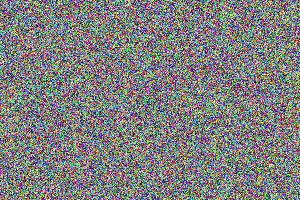
#> input picture 495/test_batch/img_0.jpg, 300 x 200 px; its folder holds only this picture in this run
$ python -i utils.py   (imports and definitions only)   (older library calls are emulated)
#> lines starting #> are read from the running program, lines starting #| are printed output that depends on the picture
#> further down, picture is the input picture: shape (200, 300, 3); mean B, G, R 127, 127, 127.5
import os
import glob
import cv2
import numpy as np
import matplotlib.pyplot as plt
from typing import List, Tuple


# [5 lines left out: function load_image, not called in this run]


def save_image(image_path: str, img: np.ndarray) -> None:
    cv2.imwrite(image_path, img)


# [225 lines left out: functions get_image_files, estimate_batch_haze_density, batch_dehaze, batch_dehaze_with_report, visualize_results, create_synthetic_hazy_image and 5 more, not called in this run]


def calculate_contrast(img: np.ndarray) -> float:
    gray = cv2.cvtColor(img, cv2.COLOR_BGR2GRAY).astype(np.float32)
    return np.std(gray)


# [89 lines left out: functions calculate_contrast_improvement, calculate_entropy, evaluate_dehazing, calculate_ssim, print_evaluation_report, not called in this run]


def adaptive_enhance(img: np.ndarray, haze_density: float = None,
                     strength: float = 0.5) -> np.ndarray:
#> called with strength = 0.5
    lab = cv2.cvtColor(img, cv2.COLOR_BGR2LAB)
#> lab: shape (200, 300, 3); mean of channels 0, 1, 2 135.4, 129.3, 128.5
    l, a, b = cv2.split(lab)
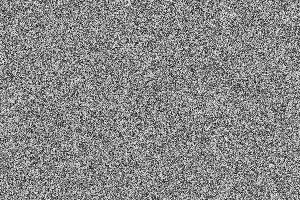
#> l: shape (200, 300); min 2, max 251, mean 135.4
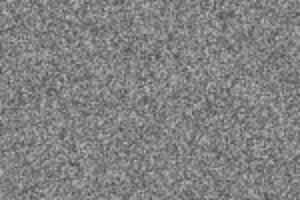
#> a: shape (200, 300); min 78, max 191, mean 129.3
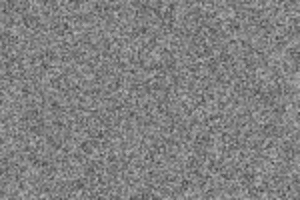
#> b: shape (200, 300); min 72, max 184, mean 128.5
    l_float = l.astype(np.float32) / 255.0
    if haze_density is not None:
        clip_limit = 1.0 + haze_density * 2.0
        tile_grid_size = max(4, int(8 - haze_density * 4))
    else:
        clip_limit = 2.0
        tile_grid_size = 8
    clahe = cv2.createCLAHE(clipLimit=clip_limit, tileGridSize=(tile_grid_size, tile_grid_size))
    l_enhanced = clahe.apply(l)
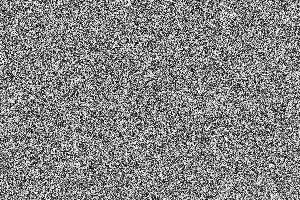
#> l_enhanced: shape (200, 300); min 1, max 255, mean 131.9
    gain = 1.0 + strength * 0.2
    l_enhanced = np.clip(l_enhanced * gain, 0, 255).astype(np.uint8)
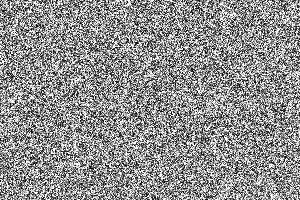
#> l_enhanced: shape (200, 300); min 1, max 255, mean 143.5
    lab_enhanced = cv2.merge((l_enhanced, a, b))
#> lab_enhanced: shape (200, 300, 3); mean of channels 0, 1, 2 143.5, 129.3, 128.5
    enhanced = cv2.cvtColor(lab_enhanced, cv2.COLOR_LAB2BGR)
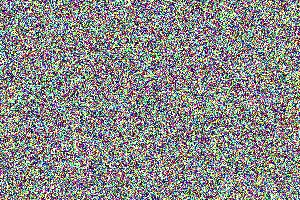
#> enhanced: shape (200, 300, 3); mean B, G, R 136.5, 137.1, 136.9
    return enhanced


# [10 lines left out: function dehaze_with_enhancement, not called in this run]

>>> import cv2
>>> picture = cv2.imread('test_batch/img_0.jpg')
>>> result = adaptive_enhance(picture)

$ run again, on 495/test_batch/img_1.jpg
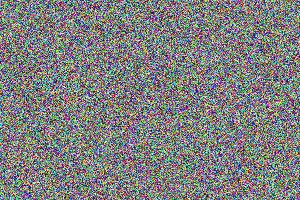
#> input picture 495/test_batch/img_1.jpg, 300 x 200 px
#> picture is the input picture: shape (200, 300, 3); mean B, G, R 127.5, 127.2, 126.9
#> lab: shape (200, 300, 3); mean of channels 0, 1, 2 135.4, 129.1, 128.2
#> in adaptive_enhance, `l_enhanced = np.clip(l_enhanced * gain, 0, 255).astype(np.uint8)`:
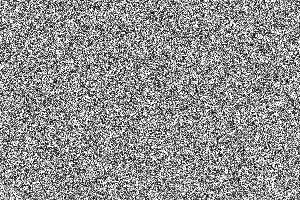
#> l_enhanced: shape (200, 300); min 1, max 255, mean 143.8
#> lab_enhanced: shape (200, 300, 3); mean of channels 0, 1, 2 143.8, 129.1, 128.2
#> in adaptive_enhance, `enhanced = cv2.cvtColor(lab_enhanced, cv2.COLOR_LAB2BGR)`:
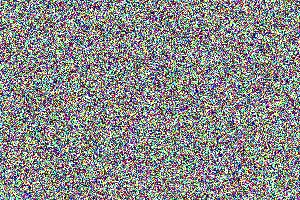
#> enhanced: shape (200, 300, 3); mean B, G, R 137.3, 137.6, 136.6

$ run again, on 495/test_batch/img_2.jpg
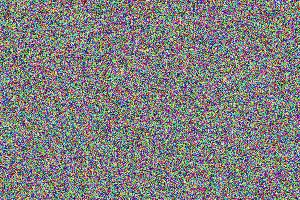
#> input picture 495/test_batch/img_2.jpg, 300 x 200 px
#> picture is the input picture: shape (200, 300, 3); mean B, G, R 127, 126.9, 127.5
#> lab: shape (200, 300, 3); mean of channels 0, 1, 2 135.3, 129.4, 128.5
#> in adaptive_enhance, `l_enhanced = np.clip(l_enhanced * gain, 0, 255).astype(np.uint8)`:
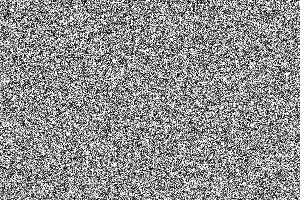
#> l_enhanced: shape (200, 300); min 1, max 255, mean 143.3
#> lab_enhanced: shape (200, 300, 3); mean of channels 0, 1, 2 143.3, 129.4, 128.5
#> in adaptive_enhance, `enhanced = cv2.cvtColor(lab_enhanced, cv2.COLOR_LAB2BGR)`:
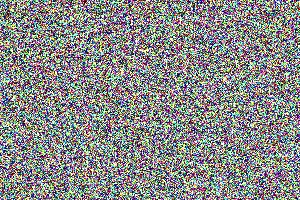
#> enhanced: shape (200, 300, 3); mean B, G, R 136.4, 136.9, 136.8
